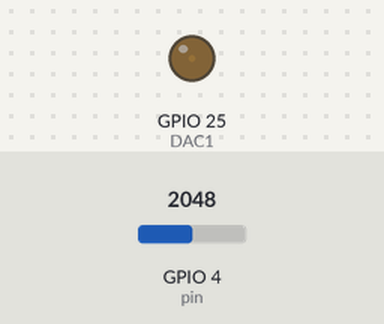
Bench run of a sketch on a simulated ESP32. Shown: output pins drawn as LEDs (lit = HIGH). The test bench sets the inputs (shaded band); at power-on: GPIO 4 (pin) = 2048. What the sketch prints to the serial monitor is not drawn.

Above: at 0.05 s.
At 0.5 s:
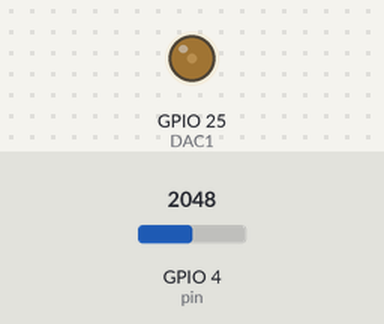
At 0.9 s:
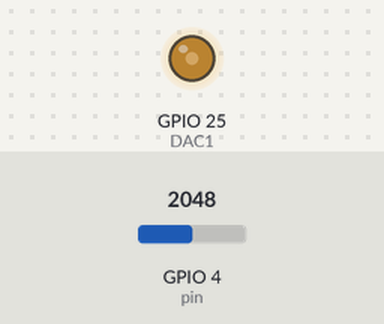
At 1.8 s:
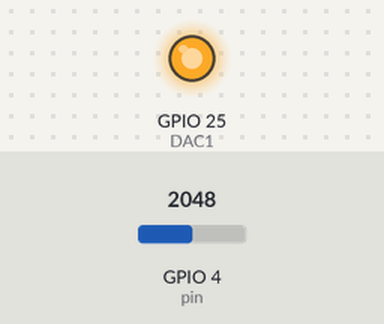
Timing chart, 0 to 4.2 s (numbered marks = the images above):
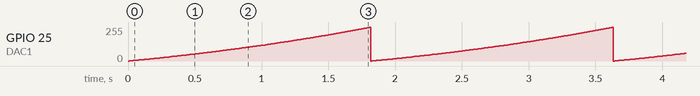

The sketch:

adc_positive_exp.ino
```cpp
#include <Wire.h>

#define   ADC_12BIT_MAX   4096
#define   BAUD 2000000
#define   pin 4
#define   DAC1 25
#define   dacNormPrecision 0.0039215686274509803921568627451

int logicLevelADC;
float voltageADC;
double i = 0;

void setup() {

  Serial.begin(BAUD);
  pinMode(pin, INPUT);
  /* aguarda a serial estar disponível */
  while (!Serial);
  Serial.println();

}

void loop() {

 i > 0.69314718056? i = 0 : 1;

  Serial.print((exp(i)-1)*4095, 5);
  dacWrite( DAC1 , (exp(i)-1) * 255);
  Serial.print(" ; ");
  Serial.print(analogRead(pin));
  Serial.println(" ; ");
  i += dacNormPrecision;
  delay(10);
}
```

Measured:
- by itself, GPIO 25 (DAC1): ramps from 0/255 to 253/255 and jumps back, once every 1.8 s
